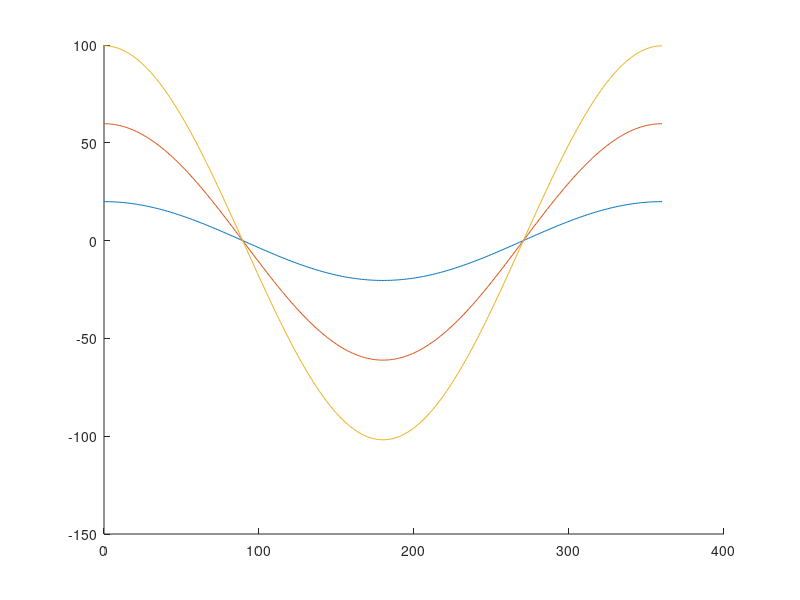

This chart was generated by the following MATLAB code: (Note: this script raises an error after producing the figure.)
r = 0.02;
l = 0.08;
h = 0.038;
theta = 0:360;
omega1 = 1000;
omega2 = 3000;
omega3 = 5000;

vSlider1 = r .* omega1 .* (cosd(theta) - (sind(h - r .* cosd(theta)) ./ sqrt(l^2 - (h - r .* cosd(theta)).^2)));
vSlider2 = r .* omega2 .* (cosd(theta) - (sind(h - r .* cosd(theta)) ./ sqrt(l^2 - (h - r .* cosd(theta)).^2)));
vSlider3 = r .* omega3 .* (cosd(theta) - (sind(h - r .* cosd(theta)) ./ sqrt(l^2 - (h - r .* cosd(theta)).^2)));

hold on
plot(theta, vSlider1)
plot(theta, vSlider2)
plot(theta, vSlider3)
yline(0)
xlim([0 360]);

title("Slider-Crank Mechanism: How Slider Velocity Changes with Angle at Different Angular Velocities");
ylabel("Slider Velocity (m/s)");
xlabel("Angle with Horizontal (degrees)");
legend("1000 RPM","3000 RPM","5000 RPM",'Location','best');